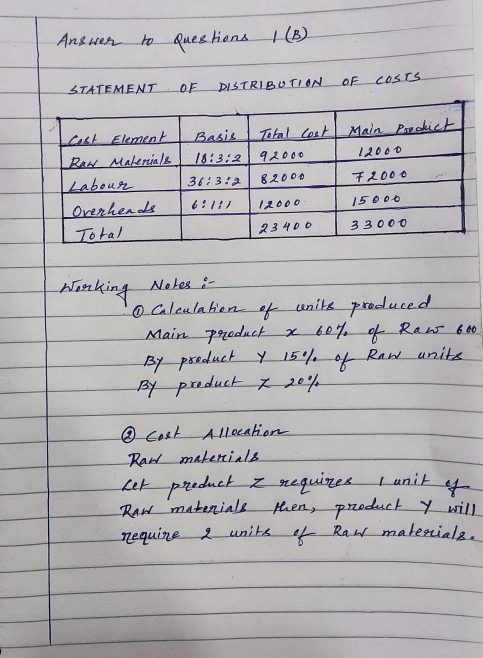
#> input picture uploaded_image.jpg, 965 x 1316 px (shown at 1/2 size)
$ python -i enhance_text_visibility.py   (imports and definitions only)
#> lines starting #> are read from the running program, lines starting #| are printed output that depends on the picture
#> further down, picture is the input picture: PIL image 965x1316 RGB; mean R, G, B 179.6, 177.3, 180.1
import cv2
import numpy as np
from PIL import Image, ImageEnhance


def enhance_text_visibility(pil_image: Image.Image) -> Image.Image:
    """
    Enhances the visibility of text in an image.

    Args:
        pil_image: A PIL Image object.

    Returns:
        A PIL Image object with enhanced text visibility.
    """
    # Enhance the contrast
    pil_image = ImageEnhance.Contrast(pil_image).enhance(1.5)  # Increase contrast
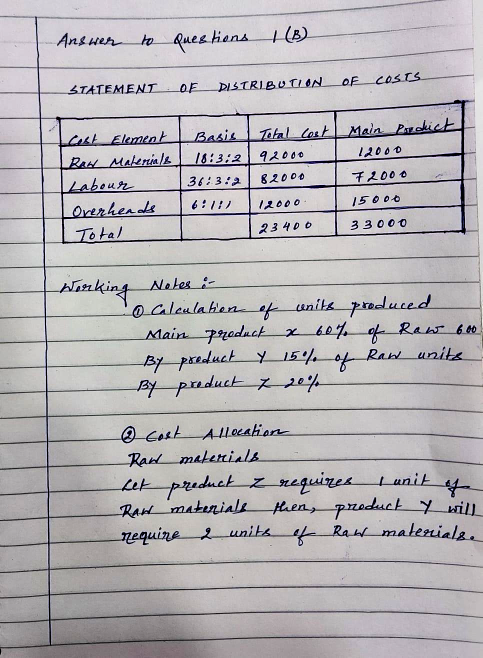
#> pil_image: PIL image 965x1316 RGB (shown at 1/2 size); mean R, G, B 181.7, 178.4, 181.7

    # Enhance the color saturation
    pil_image = ImageEnhance.Color(pil_image).enhance(1.5)  # Increase saturation

    # Convert back to OpenCV format
    enhanced_image = cv2.cvtColor(np.array(pil_image), cv2.COLOR_RGB2BGR)
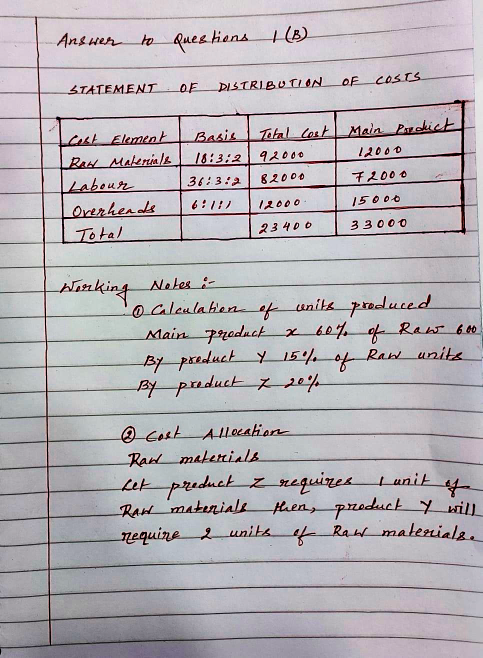
#> enhanced_image: shape (1316, 965, 3) (shown at 1/2 size); mean R, G, B 182.3, 177.6, 182.6

    # Optional: Apply mild denoising to reduce any remaining noise
    denoised_image = cv2.fastNlMeansDenoisingColored(
        enhanced_image, None, 10, 10, 7, 21
    )

    # Convert the denoised image back to a PIL Image object for final processing
    final_pil_image = Image.fromarray(denoised_image)

    # Convert the image to grayscale
    grayscale_image = final_pil_image.convert("L")

    # Adjust the brightness of the grayscale image
    brightened_image: Image.Image = ImageEnhance.Brightness(grayscale_image).enhance(
        1.2
    )
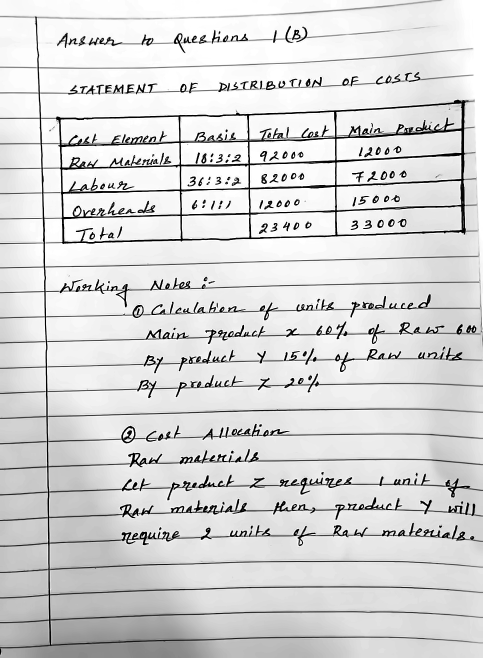
#> brightened_image: PIL image 965x1316 L (shown at 1/2 size); min 0, max 255, mean 214.2

    return brightened_image

>>> from PIL import Image
>>> picture = Image.open('../uploaded_image.jpg')
>>> result = enhance_text_visibility(picture)
